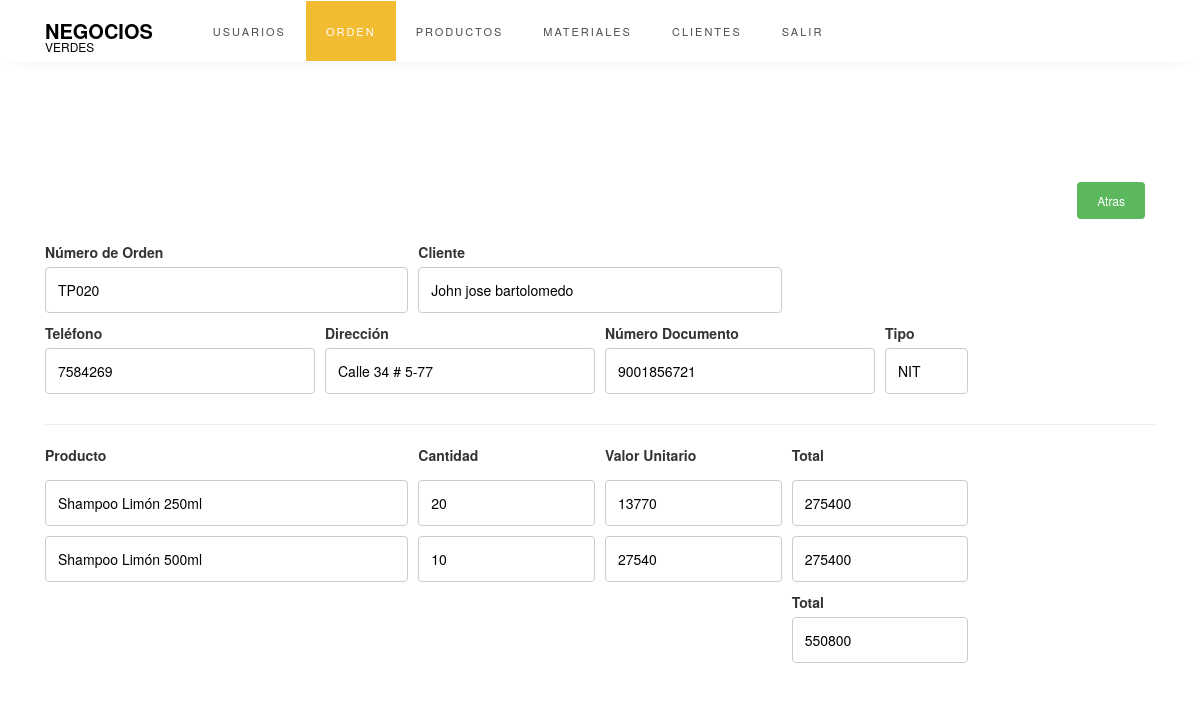
The page /Views/Views_Orden/V_verOrden.php?id=3 (signed in) on the database its author committed.
### tables this page shows
CREATE TABLE `orden` (
  `ID_ORDEN` int(11) NOT NULL,
  `numeroOrden` varchar(20) NOT NULL,
  `fecha` date NOT NULL,
  `estado` int(11) NOT NULL,
  `FK_ID_CLIENTE` int(11) NOT NULL
);

CREATE TABLE `cliente` (
  `ID_CLIENTE` int(11) NOT NULL,
  `nombreCliente` varchar(100) NOT NULL,
  `IdentificacionCliente` bigint(15) NOT NULL,
  `tipoIdentificacion` varchar(50) NOT NULL,
  `telefono` varchar(11) NOT NULL,
  `direccion` varchar(50) NOT NULL,
  `correo` varchar(100) NOT NULL
);

CREATE TABLE `ordenproducto` (
  `ID_ORDEN_PRODUCTO` int(11) NOT NULL,
  `cantidadProductoSolicitado` int(11) NOT NULL,
  `FK_ID_ORDEN` int(11) NOT NULL,
  `FK_ID_PRODUCTO` int(11) NOT NULL
);

CREATE TABLE `producto` (
  `ID_PRODUCTO` int(11) NOT NULL,
  `nombreProducto` varchar(100) NOT NULL,
  `codigoProducto` varchar(20) NOT NULL,
  `valorUnidad` float NOT NULL
);

### Controller/Controller_Orden/C_verOrden.php (called while the page is built)
<?php
require_once "../../Model/database.php";
$id = $_GET['id'];
$result1 = mysqli_query($conection,"SELECT * from orden a JOIN cliente b ON a.FK_ID_CLIENTE = b.ID_CLIENTE AND a.ID_ORDEN = '$id'");
$result2 = mysqli_query($conection,"SELECT * From producto e JOIN ordenproducto a ON e.ID_PRODUCTO = a.FK_ID_PRODUCTO AND a.FK_ID_ORDEN = '$id'");
?>

### Views/Views_Orden/V_verOrden.php (the view, shortened to what this page needs)
<!doctype html>
  <html lang="en">
  <head>
    <link rel="stylesheet" href="https://stackpath.bootstrapcdn.com/font-awesome/4.7.0/css/font-awesome.min.css">
    <link rel="stylesheet" href="../../css/style.css">
    <link rel="stylesheet" href="../../css/style-button.css">
    <link rel="stylesheet" href="https://maxcdn.bootstrapcdn.com/bootstrap/3.4.1/css/bootstrap.min.css">
    <link rel="stylesheet" type="text/css" href="/css/style-button.css" media="screen" />
  </head>
  <body>
   <nav class="navbar navbar-expand-lg navbar-dark ftco_navbar bg-dark ftco-navbar-light" id="ftco-navbar">
     <div class="container">
      <a class="navbar-brand" href="../Views_Usuario/V_usuario.php">Negocios <span>Verdes</span></a>
     <div class="collapse navbar-collapse" id="ftco-nav">
       <ul class="navbar-nav m-auto">
        <li class="nav-item"><a href="../Views_Usuario/V_usuario.php" class="nav-link">USUARIOS</a></li>
        <li class="nav-item active"><a href="../Views_Orden/V_orden.php" class="nav-link">ORDEN</a></li>
        <li class="nav-item"><a href="../Views_Producto/V_producto.php" class="nav-link">PRODUCTOS</a></li>
        <li class="nav-item"><a href="../Views_Material/V_material.php" class="nav-link">MATERIALES</a></li>
        <li class="nav-item"><a href="../Views_Cliente/V_cliente.php" class="nav-link">CLIENTES</a></li>
        <li class="nav-item"><a href="../../Controller/cerrarSesion.php" class="nav-link">SALIR</a></li>
      </ul>
    </div>
  </div>
</nav>
<div class="container"><br><br><br><br><br>
    <a href="../Views_Orden/V_orden.php" class="btn btn-success float-right" role="button">Atras</a>
    <br><br><br>
    <?php
require_once "../../Controller/Controller_Orden/C_verOrden.php";
$mostrar=mysqli_fetch_array($result1)
  ?>
    <div class="form-row">
      <div class="col-md-4 mb-3">
        <label for="validationCustom01">Número de Orden</label>
        <input type="text" value="<?php echo $mostrar['numeroOrden'] ?>" class="form-control" id="validationCustom01" placeholder="Numero de Orden" aria-label="Disabled input example" required  readonl></div>
        <div class="col-md-4 mb-3">
          <label for="validationCustom03">Cliente</label>
          <input type="text" class="form-control" value="<?php echo $mostrar['nombreCliente'] ?>" placeholder="Valor Unitario" id="validationCustom01" aria-label="Disabled input example" required readonly>
        </div>
      </div>
      <div class="form-row">
        <div class="col-md-3 mb-3">
          <label for="validationCustom02">Teléfono</label>
          <input type="text" class="form-control" value="<?php echo $mostrar['telefono'] ?>" placeholder="Teléfono" id="validationCustom01" aria-label="Disabled input example" required readonly>
        </div>
        <div class="col-md-3 mb-3">
          <label for="validationCustom03">Dirección</label>
          <input type="text" class="form-control" value="<?php echo $mostrar['direccion'] ?>" placeholder="Dirección" id="validationCustom01" aria-label="Disabled input example" required readonly>
        </div>
        <div class="col-md-3 mb-3">
          <label for="validationCustom04">Número Documento</label>
          <input type="text" class="form-control" value="<?php echo $mostrar['IdentificacionCliente'] ?>" placeholder="Número Documento" id="validationCustom01" aria-label="Disabled input example" required readonly>
        </div>
        <div class="col-md-1 mb-3">
          <label for="validationCustom04">Tipo</label>
          <input type="text" class="form-control" value="<?php echo $mostrar['tipoIdentificacion'] ?>" placeholder="Tipo" id="validationCustom01" aria-label="Disabled input example" required readonly>
        </div>
      </div>
      <hr>
      <div class="form-row">
        <div class="col-md-4 mb-3">
          <label for="validationCustom03">Producto</label>
        </div>
        <div class="col-md-2 mb-3">
          <label for="validationCustom03">Cantidad</label>
        </div>
        <div class="col-md-2 mb-3">
          <label for="validationCustom04">Valor Unitario</label>
        </div>
        <div class="col-md-2 mb-3">
          <label for="validationCustom04">Total</label>
        </div>
      </div>
      <?php
      $sumatotal = 0;
   while($mostrar=mysqli_fetch_array($result2)){
		 ?>
      <div class="form-row">
        <div class="col-md-4 mb-3">
          <input type="text" class="form-control" value="<?php echo $mostrar['nombreProducto'] ?>" placeholder="Valor Unitario" id="validationCustom01" aria-label="Disabled input example" required readonly>
        </div>
        <div class="col-md-2 mb-3">
          <input type="number" value="<?php echo $mostrar['cantidadProductoSolicitado'] ?>" class="form-control"  placeholder="Cantidad" id="validationCustom01" aria-label="Disabled input example" required readonly >
        </div>
        <div class="col-md-2 mb-3">
          <input type="text" class="form-control" value="<?php echo $mostrar['valorUnidad'] ?>" placeholder="Valor Unitario" id="validationCustom01" aria-label="Disabled input example" required readonly>
        </div>
        <div class="col-md-2 mb-3">
        <?php
        $total = ($mostrar['cantidadProductoSolicitado'] * $mostrar['valorUnidad']);
        $sumatotal = $total + $sumatotal;
        ?>
          <input type="text" class="form-control" value="<?php echo $total?>" placeholder="Total" id="validationCustom01" aria-label="Disabled input example" required readonly>
        </div>
      </div>
      <?php
	  }
	    ?>
    <div class="form-row">
      <div class="col-md-8 mb-3"> </div>
      <div class="col-md-2 mb-3">
        <label for="validationCustom04">Total</label>
        <input type="text" class="form-control" value="<?php echo $sumatotal?>" placeholder="Total" id="validationCustom01" aria-label="Disabled input example" required readonly>
      </div>
    </div>
  </div>
  </html>
</body>
</html>

### css/style-button.css (style rules this page uses)
.btn { border: none; padding: 10px 20px; font-size: 12px; cursor: pointer; display: flex; justify-content: space-between; }
.float-right { margin-left: 10px; margin-right: 10px; }

### rows shown on the page
orden: numeroOrden "TP020", FK_ID_CLIENTE.nombreCliente "John jose bartolomedo", FK_ID_CLIENTE.telefono "7584269", FK_ID_CLIENTE.direccion "Calle 34 # 5-77", FK_ID_CLIENTE.IdentificacionCliente "9001856721", FK_ID_CLIENTE.tipoIdentificacion "NIT"
ordenproducto: FK_ID_PRODUCTO.nombreProducto "Shampoo Limón 250ml", cantidadProductoSolicitado "20", FK_ID_PRODUCTO.valorUnidad "13770", cantidadProductoSolicitado.valorUnidad "275400"
ordenproducto: FK_ID_PRODUCTO.nombreProducto "Shampoo Limón 500ml", cantidadProductoSolicitado "10", FK_ID_PRODUCTO.valorUnidad "27540", cantidadProductoSolicitado.valorUnidad "275400"
